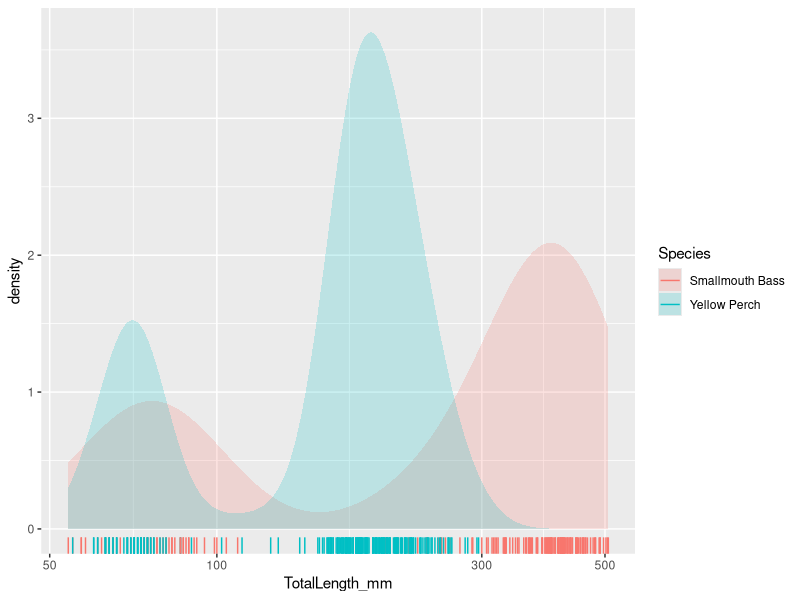
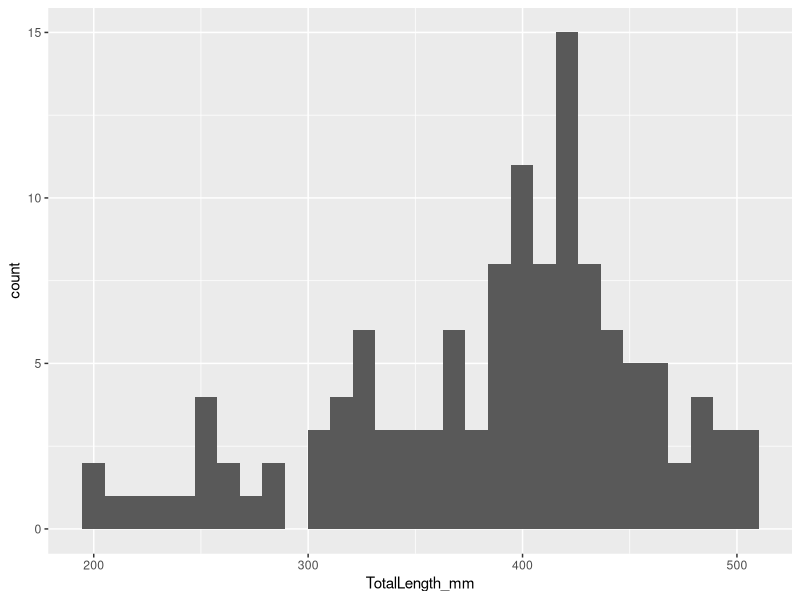
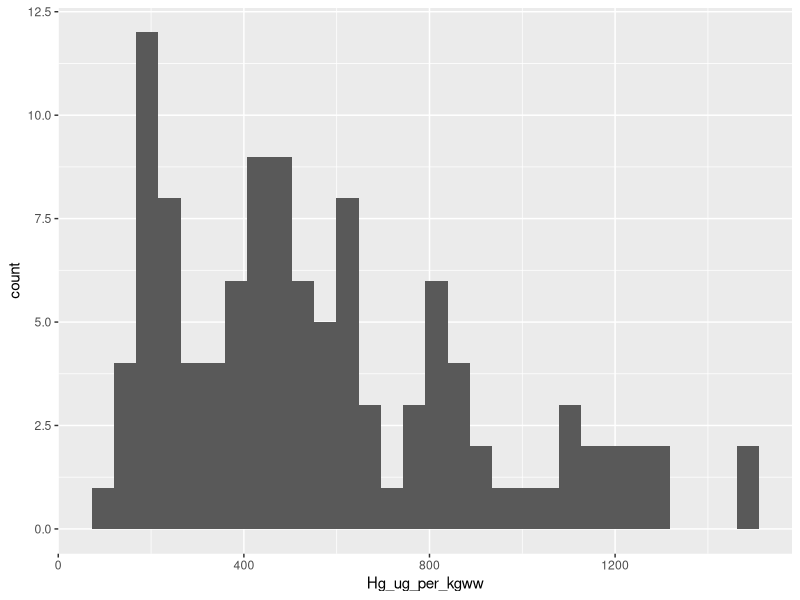
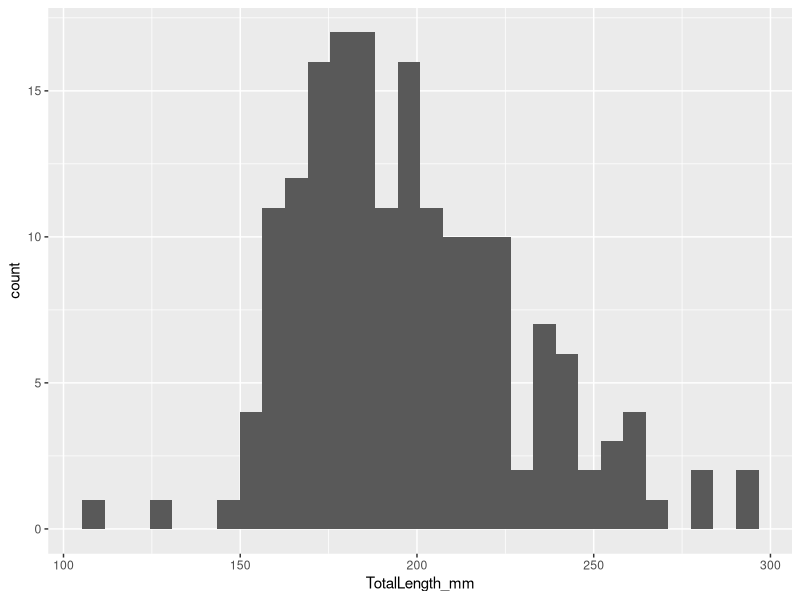
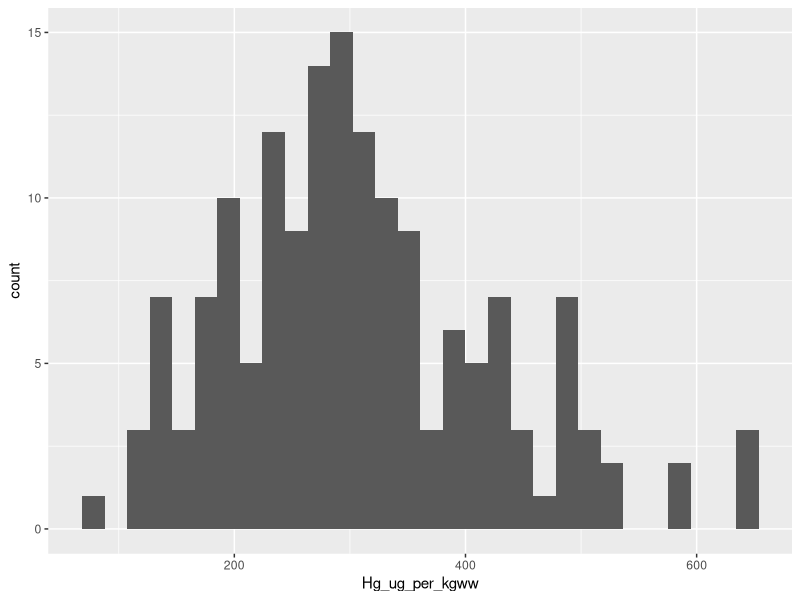
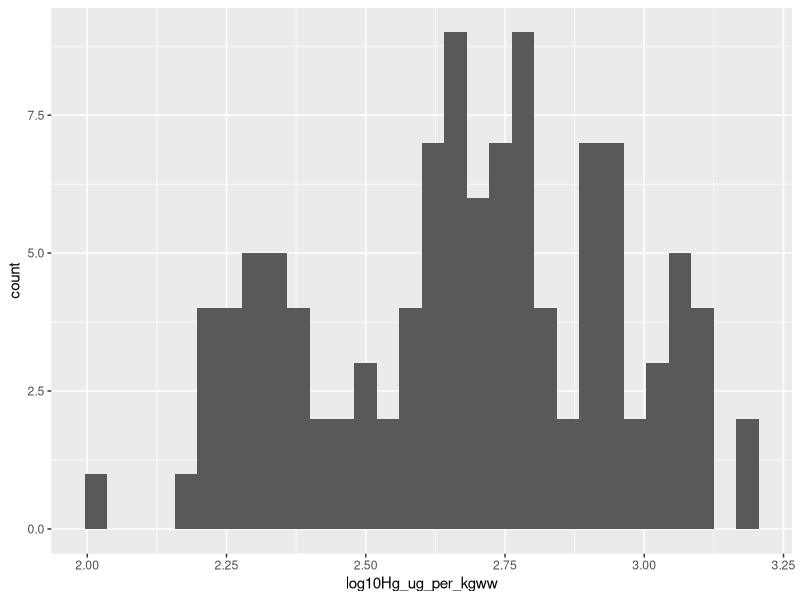
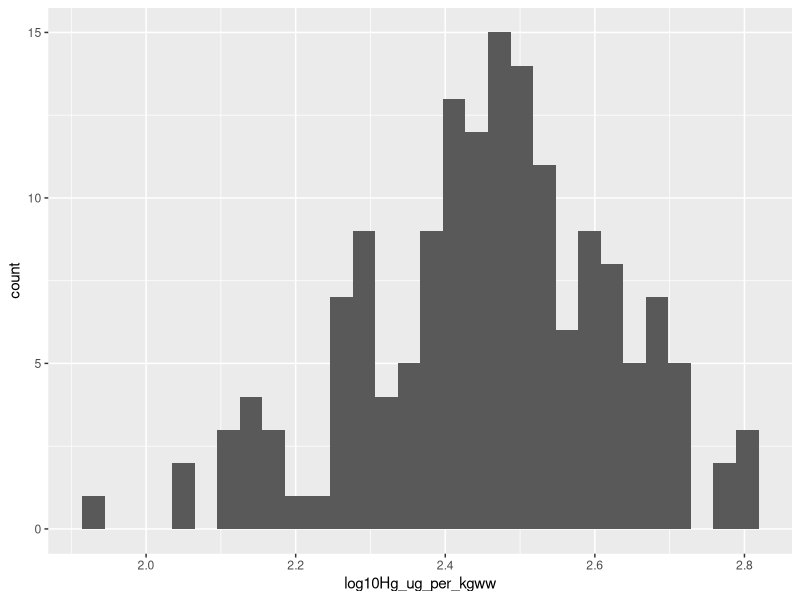
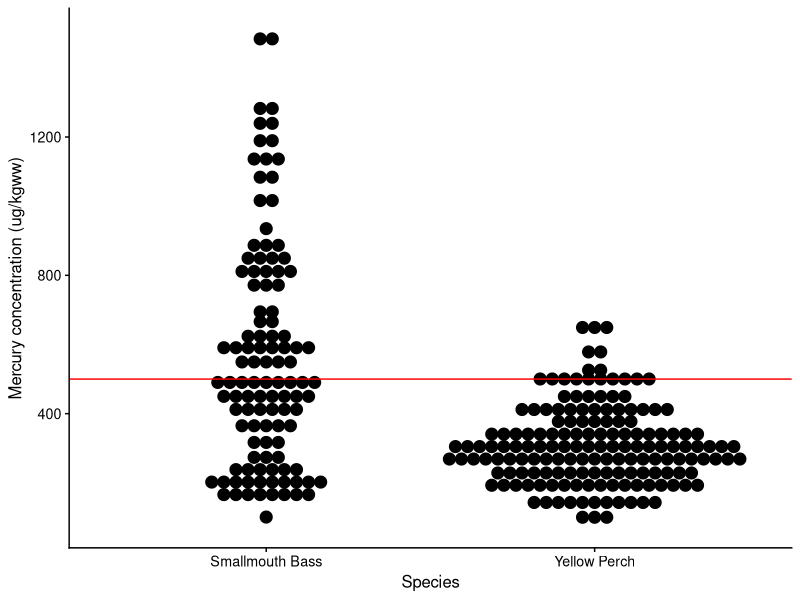

Here is the R script that generated these plots, in order:
library(tidyverse)
library(cowplot)
library(skimr)
dat <- read_csv("New_Brunswick_Fall_2020_fish_data.csv")
summary(dat)
skim(dat)
#JV: The max TotalWeight_g seems high but we did catch some really big Smallmouth bass - the range just seems odd (huge) because both YOY and adults were caught
#JV: All the variables are under the right category (numeric, character and date)

#JV: To have the data long, each fish ID (Fish) should have a separate row (which is what they have in the csv file right now). However if there are duplicates this could affect analyses. 
print(dat
      %>% group_by(Fish)
      %>% summarize(count = n())
      %>% filter(count>1)
)
#JV: From this tibble I can see there are no duplicates in Fish.

#JV: Visualize the fish Total Length 
ggplot(dat,aes(x=TotalLength_mm)) + geom_density(aes(fill=Species),colour=NA,alpha=0.2) +
  geom_rug(aes(colour=Species)) + scale_x_log10()
#JV: There is a bimodal distribution for the total length for each species because we caught two age categories (YOY and adult)

#JV: Two variables that are often plotted against each other are total length and mercury concentration so let's check their distribution to see if it's normal
#JV: Since I've only measured Hg concentration in the adults so far, I will separate those from YOY
#JV: I will also separate species into their own data frame for graphing/analyses

Adult_SMB <- dat %>% 
  filter(Species == "Smallmouth Bass" & AgeCategory == "Adult")

Adult_YP <- dat %>% 
  filter(Species == "Yellow Perch" & AgeCategory == "Adult")

g1 <- ggplot(Adult_SMB, aes(x = TotalLength_mm)) +
  geom_histogram(na.rm = TRUE)
print(g1)

g2 <- ggplot(Adult_SMB, aes(x = Hg_ug_per_kgww)) +
  geom_histogram(na.rm = TRUE)
print(g2)

g3 <- ggplot(Adult_YP, aes(x = TotalLength_mm)) +
  geom_histogram(na.rm = TRUE)
print(g3)  

g4 <- ggplot(Adult_YP, aes(x = Hg_ug_per_kgww)) +
  geom_histogram(na.rm = TRUE)
print(g4)

#JV: The distributions look a little off, but let's let's test if they're normal using the Shapiro Wilk test

shapiro.test(Adult_SMB$TotalLength_mm)
shapiro.test(Adult_SMB$Hg_ug_per_kgww)

shapiro.test(Adult_YP$TotalLength_mm)
shapiro.test(Adult_YP$Hg_ug_per_kgww)

#JV: The null hypothesis for Shapiro Wilk test is that the data are normal. All of my p-values reject the null and so my data are not normally distributed. 
#JV: Let's make a log transformation to Hg_ug_per_kgww as this is typically plotted on the y axis. 

Adult_SMB <- Adult_SMB %>% mutate(
  log10Hg_ug_per_kgww = log10(Hg_ug_per_kgww))

Adult_YP <- Adult_YP %>% mutate(
  log10Hg_ug_per_kgww = log10(Hg_ug_per_kgww))

#JV: Let's check the distribution again 

g5 <- ggplot(Adult_SMB, aes(x = log10Hg_ug_per_kgww)) +
  geom_histogram(na.rm = TRUE)
print(g5)

g6 <- ggplot(Adult_YP, aes(x = log10Hg_ug_per_kgww)) +
  geom_histogram(na.rm = TRUE)
print(g6)

shapiro.test(Adult_SMB$log10Hg_ug_per_kgww)
shapiro.test(Adult_YP$log10Hg_ug_per_kgww)

#JV: The distribution of the YP Hg concentration passes the Shapiro Wilk test now that it's log transformed, however, the SMB Hg concentration still does not
#JV: I am unsure of ways to tell what transformations would be appropriate for my data (most Hg concentration data is log10 transformed). Maybe this is something that will be looked at in class in the future?

#JV: Let's visualize the data one more time to see the range of the Hg concentrations for both species and for each site in both species
#JV: I will plot a horizontal red line that indicates the Canadian guideline for Hg concentration in retail fish (500ug/kgww)
#JV: Sites will be ordered from upstream of the dam (REF = reference) to downtream of the dam (NF = near field and then FF = far field)

ggplot(dat, aes(x=Species, y=Hg_ug_per_kgww), abline(h=500, col="Red")) + 
  geom_dotplot(binaxis='y', stackdir='center', binwidth = 35, na.rm = TRUE) +
  geom_abline(intercept = 500, slope = 0, color="red") +
  theme_cowplot(12) +
  labs(x="Species", y="Mercury concentration (ug/kgww)")

#JV: Note, site FF is removed from this graph because only 1 SMB was caught there
ggplot(Adult_SMB, aes(x=Site, y=Hg_ug_per_kgww), abline(h=500, col="Red")) + 
  geom_dotplot(binaxis='y', stackdir='center', na.rm = TRUE) +
  geom_abline(intercept = 500, slope = 0, color="red") +
  theme_cowplot(12) +
  labs(x="Site", y="Mercury concentration (ug/kgww)") +
  ggtitle("Mercury in Smallmouth Bass") +
  theme(plot.title = element_text(hjust = 0.5)) +
  scale_x_discrete(limits = c("REF", "NF"))

ggplot(Adult_YP, aes(x=Site, y=Hg_ug_per_kgww), abline(h=500, col="Red")) + 
  geom_dotplot(binaxis='y', stackdir='center', na.rm = TRUE) +
  geom_abline(intercept = 500, slope = 0, color="red") +
  theme_cowplot(12) +
  labs(x="Site", y="Mercury concentration (ug/kgww)") +
  ggtitle("Mercury in Yellow Perch") +
  theme(plot.title = element_text(hjust = 0.5)) + 
  scale_x_discrete(limits = c("REF", "NF", "FF"))
